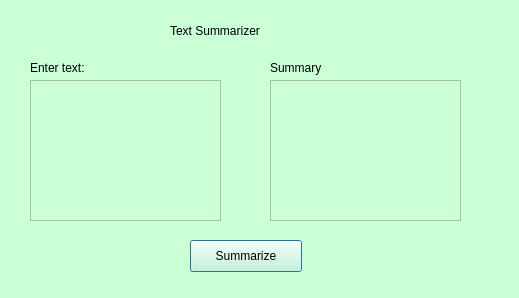
<?xml version="1.0" encoding="UTF-8"?>
<ui version="4.0">
 <class>Dialog</class>
 <widget class="QDialog" name="Dialog">
  <property name="geometry">
   <rect>
    <x>0</x>
    <y>0</y>
    <width>519</width>
    <height>298</height>
   </rect>
  </property>
  <property name="windowTitle">
   <string>Dialog</string>
  </property>
  <property name="styleSheet">
   <string notr="true">background-color: rgb(203, 255, 214);
</string>
  </property>
  <widget class="QPlainTextEdit" name="plainTextEdit">
   <property name="geometry">
    <rect>
     <x>30</x>
     <y>80</y>
     <width>191</width>
     <height>141</height>
    </rect>
   </property>
  </widget>
  <widget class="QLabel" name="label_2">
   <property name="geometry">
    <rect>
     <x>30</x>
     <y>60</y>
     <width>91</width>
     <height>16</height>
    </rect>
   </property>
   <property name="styleSheet">
    <string notr="true">font: 57 15pt &quot;Futura&quot;;</string>
   </property>
   <property name="text">
    <string>Enter text:</string>
   </property>
  </widget>
  <widget class="QTextEdit" name="textEdit">
   <property name="geometry">
    <rect>
     <x>270</x>
     <y>80</y>
     <width>191</width>
     <height>141</height>
    </rect>
   </property>
  </widget>
  <widget class="QLabel" name="label_3">
   <property name="geometry">
    <rect>
     <x>270</x>
     <y>60</y>
     <width>111</width>
     <height>16</height>
    </rect>
   </property>
   <property name="styleSheet">
    <string notr="true">font: 57 15pt &quot;Futura&quot;;</string>
   </property>
   <property name="text">
    <string>Summary</string>
   </property>
  </widget>
  <widget class="QPushButton" name="pushButton_2">
   <property name="geometry">
    <rect>
     <x>190</x>
     <y>240</y>
     <width>112</width>
     <height>32</height>
    </rect>
   </property>
   <property name="text">
    <string>Summarize</string>
   </property>
  </widget>
  <widget class="QLabel" name="label_5">
   <property name="geometry">
    <rect>
     <x>170</x>
     <y>20</y>
     <width>191</width>
     <height>21</height>
    </rect>
   </property>
   <property name="styleSheet">
    <string notr="true">font: 57 23pt &quot;Futura&quot;;</string>
   </property>
   <property name="text">
    <string>Text Summarizer</string>
   </property>
  </widget>
 </widget>
 <resources/>
 <connections/>
</ui>
